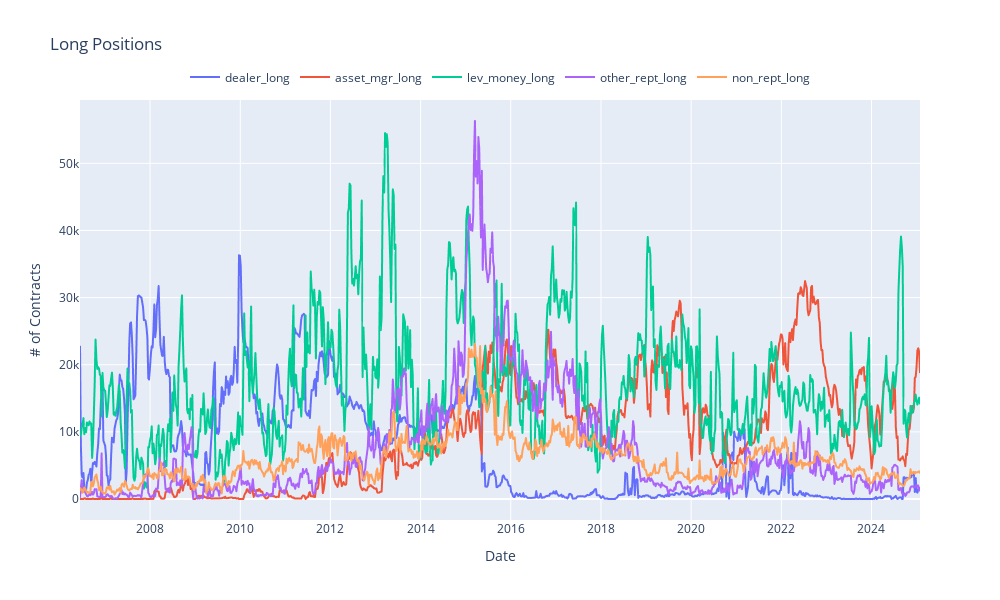

Notebook cell for this chart:
### Code cell
fig = px.line(
    clean_cot,
    x=clean_cot.index,
    y=[
        "dealer_long",
        "asset_mgr_long",
        "lev_money_long",
        "other_rept_long",
        "non_rept_long",
    ],
    title="Long Positions",
)

fig.update_layout(
    width=1000,
    height=600,
    xaxis=dict(title="Date"),
    yaxis=dict(title="# of Contracts"),
    legend=dict(
        orientation="h", xanchor="center", yanchor="bottom", x=0.5, y=1.02, title=""
    ),
)

fig.show()

### Figure 1 — Plotly figure (JSON) as saved in the notebook; plotly's stock layout.template omitted (floating-point values rounded to 4 significant figures; data arrays with more than 128 entries replaced by an {"elided": "..."} marker saying what was removed)
{"data": [{"hovertemplate": "variable=dealer_long<br>date=%{x}<br>value=%{y}<extra></extra>", "legendgroup": "dealer_long", "line": {"color": "#636efa", "dash": "solid"}, "marker": {"symbol": "circle"}, "mode": "lines", "name": "dealer_long", "showlegend": true, "type": "scattergl", "x": {"elided": "973 str values"}, "xaxis": "x", "y": {"elided": "973 int values"}, "yaxis": "y"}, {"hovertemplate": "variable=asset_mgr_long<br>date=%{x}<br>value=%{y}<extra></extra>", "legendgroup": "asset_mgr_long", "line": {"color": "#EF553B", "dash": "solid"}, "marker": {"symbol": "circle"}, "mode": "lines", "name": "asset_mgr_long", "showlegend": true, "type": "scattergl", "x": {"elided": "973 str values"}, "xaxis": "x", "y": {"elided": "973 int values"}, "yaxis": "y"}, {"hovertemplate": "variable=lev_money_long<br>date=%{x}<br>value=%{y}<extra></extra>", "legendgroup": "lev_money_long", "line": {"color": "#00cc96", "dash": "solid"}, "marker": {"symbol": "circle"}, "mode": "lines", "name": "lev_money_long", "showlegend": true, "type": "scattergl", "x": {"elided": "973 str values"}, "xaxis": "x", "y": {"elided": "973 int values"}, "yaxis": "y"}, {"hovertemplate": "variable=other_rept_long<br>date=%{x}<br>value=%{y}<extra></extra>", "legendgroup": "other_rept_long", "line": {"color": "#ab63fa", "dash": "solid"}, "marker": {"symbol": "circle"}, "mode": "lines", "name": "other_rept_long", "showlegend": true, "type": "scattergl", "x": {"elided": "973 str values"}, "xaxis": "x", "y": {"elided": "973 int values"}, "yaxis": "y"}, {"hovertemplate": "variable=non_rept_long<br>date=%{x}<br>value=%{y}<extra></extra>", "legendgroup": "non_rept_long", "line": {"color": "#FFA15A", "dash": "solid"}, "marker": {"symbol": "circle"}, "mode": "lines", "name": "non_rept_long", "showlegend": true, "type": "scattergl", "x": {"elided": "973 str values"}, "xaxis": "x", "y": {"elided": "973 int values"}, "yaxis": "y"}], "layout": {"height": 600, "legend": {"orientation": "h", "title": {"text": ""}, "tracegroupgap": 0, "x": 0.5, "xanchor": "center", "y": 1.02, "yanchor": "bottom"}, "title": {"text": "Long Positions"}, "width": 1000, "xaxis": {"anchor": "y", "domain": [0, 1], "title": {"text": "Date"}}, "yaxis": {"anchor": "x", "domain": [0, 1], "title": {"text": "# of Contracts"}}}}
